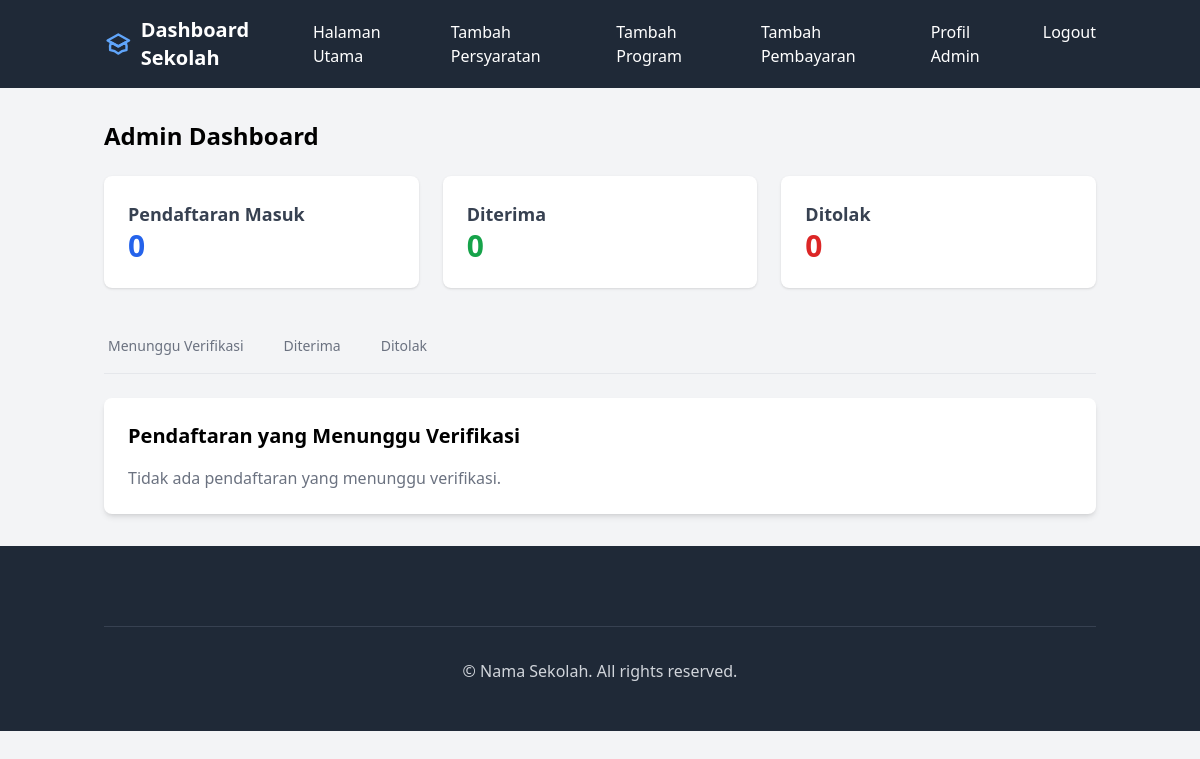
Before: /admin/admin/dashboard (signed in) with the older database file.
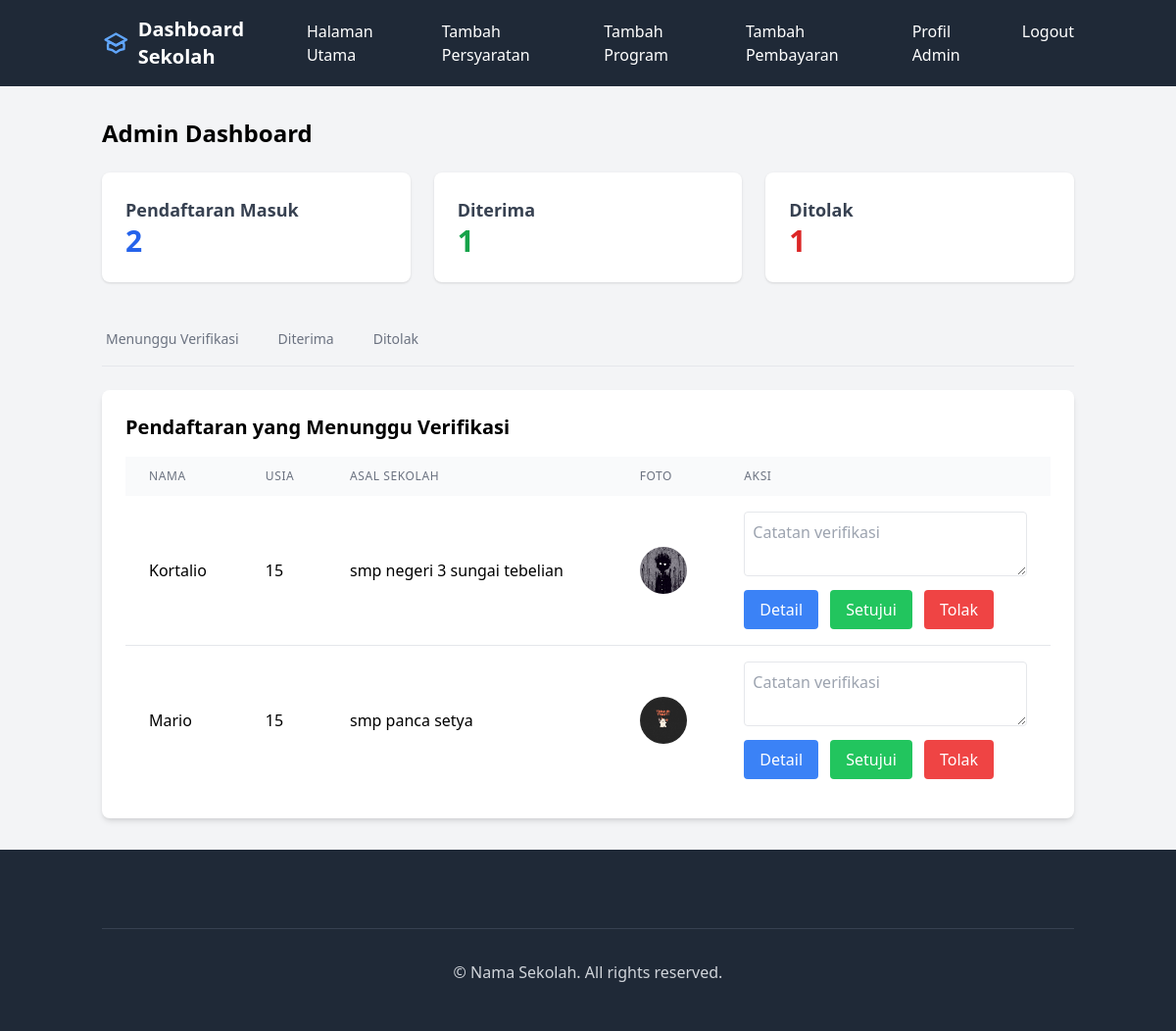
After: the same page with the newer database file.
### app/models.py (models this page shows, shortened)
class Form(db.Model):
    id = db.Column(db.Integer, primary_key=True)
    user_id = db.Column(db.Integer, db.ForeignKey('user.id'), nullable=False)
    student_name = db.Column(db.String(100), nullable=False)
    student_age = db.Column(db.Integer, nullable=False)
    student_email = db.Column(db.String(120), nullable=False)
    school_name = db.Column(db.String(100), nullable=False)
    image_path = db.Column(db.String(255), nullable=False)
    document_path = db.Column(db.String(255), nullable=False)
    status = db.Column(db.String(20), nullable=False, default='pending')
    verified_by = db.Column(db.Integer, db.ForeignKey('user.id'), nullable=True)
    verification_date = db.Column(db.DateTime, nullable=True)
    verification_note = db.Column(db.Text, nullable=True)
    is_verified = db.Column(db.Boolean, default=False)
    timestamp = db.Column(db.DateTime, default=datetime.utcnow)
    payment_status = db.Column(db.String(50), default='unpaid')  # unpaid, pending_verification, verified
    payment_proof = db.Column(db.String(255), nullable=True)
    payment_verified_at = db.Column(db.DateTime, nullable=True)
    payment_verified_by = db.Column(db.Integer, db.ForeignKey('user.id'), nullable=True)

### app/routes/admin.py (the view)
@admin_bp.route('admin/dashboard')
@login_required
@admin_required
def dashboard():
    pending_forms = Form.query.filter_by(status='pending').all()
    approved_forms = Form.query.filter_by(status='approved').order_by(Form.verification_date.desc()).all()
    rejected_forms = Form.query.filter_by(status='rejected').order_by(Form.verification_date.desc()).all()
    pending_count = len(pending_forms)
    approved_count = len(approved_forms)
    rejected_count = len(rejected_forms)
    return render_template('parts/admindashboard.html',
                         pending_forms=pending_forms,
                         approved_forms=approved_forms,
                         rejected_forms=rejected_forms,
                         pending_count=pending_count,
                         approved_count=approved_count,
                         rejected_count=rejected_count)

### app/routes/admin.py (called while the page is built)
def admin_required(f):
    @wraps(f)
    def decorated_function(*args, **kwargs):
        if not current_user.is_authenticated or current_user.role != UserRole.ADMIN.value:
            flash('Anda tidak memiliki akses ke halaman ini.', 'error')
            return redirect(url_for('index_bp.index'))
        return f(*args, **kwargs)
    return decorated_function

### app/templates/parts/admindashboard.html (shortened to what this page needs)
{% extends "adminbase.html" %}
{% block content %}
<div class="container mx-auto px-4 py-8">
    <h1 class="text-2xl font-bold mb-6">Admin Dashboard</h1>
    <div class="grid grid-cols-1 md:grid-cols-3 gap-6 mb-8">
        <div class="bg-white rounded-lg shadow p-6">
            <h3 class="text-lg font-semibold text-gray-700">Pendaftaran Masuk</h3>
            <p class="text-3xl font-bold text-blue-600">{{ pending_count }}</p>
        </div>
        <div class="bg-white rounded-lg shadow p-6">
            <h3 class="text-lg font-semibold text-gray-700">Diterima</h3>
            <p class="text-3xl font-bold text-green-600">{{ approved_count }}</p>
        </div>
        <div class="bg-white rounded-lg shadow p-6">
            <h3 class="text-lg font-semibold text-gray-700">Ditolak</h3>
            <p class="text-3xl font-bold text-red-600">{{ rejected_count }}</p>
        </div>
    </div>
    <div class="mb-6">
        <div class="border-b border-gray-200">
            <nav class="-mb-px flex space-x-8" aria-label="Tabs">
                <button onclick="showTab('pending')"
                        class="tab-button border-b-2 border-transparent px-1 py-4 text-sm font-medium text-gray-500 hover:border-gray-300 hover:text-gray-700">
                    Menunggu Verifikasi
                </button>
                <button onclick="showTab('approved')"
                        class="tab-button border-b-2 border-transparent px-1 py-4 text-sm font-medium text-gray-500 hover:border-gray-300 hover:text-gray-700">
                    Diterima
                </button>
                <button onclick="showTab('rejected')"
                        class="tab-button border-b-2 border-transparent px-1 py-4 text-sm font-medium text-gray-500 hover:border-gray-300 hover:text-gray-700">
                    Ditolak
                </button>
            </nav>
        </div>
    </div>
    <div id="pending-tab" class="tab-content bg-white shadow-md rounded-lg p-6">
        <h2 class="text-xl font-semibold mb-4">Pendaftaran yang Menunggu Verifikasi</h2>
        {% if pending_forms %}
        <div class="overflow-x-auto">
            <table class="min-w-full table-auto">
                <thead class="bg-gray-50">
                    <tr>
                        <th class="px-6 py-3 text-left text-xs font-medium text-gray-500 uppercase tracking-wider">Nama</th>
                        <th class="px-6 py-3 text-left text-xs font-medium text-gray-500 uppercase tracking-wider">Usia</th>
                        <th class="px-6 py-3 text-left text-xs font-medium text-gray-500 uppercase tracking-wider">Asal Sekolah</th>
                        <th class="px-6 py-3 text-left text-xs font-medium text-gray-500 uppercase tracking-wider">Foto</th>
                        <th class="px-6 py-3 text-left text-xs font-medium text-gray-500 uppercase tracking-wider">Aksi</th>
                    </tr>
                </thead>
                <tbody class="bg-white divide-y divide-gray-200">
                    {% for form in pending_forms %}
                    <tr>
                        <td class="px-6 py-4">{{ form.student_name }}</td>
                        <td class="px-6 py-4">{{ form.student_age }}</td>
                        <td class="px-6 py-4">{{ form.school_name }}</td>
                        <td class="px-6 py-4">
                            <img src="{{ url_for('static', filename='uploads/student_images/' + form.image_path) }}"
                                 alt="Student photo"
                                 class="h-12 w-12 rounded-full object-cover">
                        </td>
                        <td class="px-6 py-4">
                            <form action="{{ url_for('admin_bp.verify_form', form_id=form.id) }}" method="POST" class="space-y-2">
                                <textarea name="note" class="w-full p-2 border rounded" placeholder="Catatan verifikasi"></textarea>
                               <div class="space-x-2">
                                    <a href="{{ url_for('admin_bp.student_detail', form_id=form.id) }}"
                                       class="inline-block bg-blue-500 text-white px-4 py-2 rounded hover:bg-blue-600">
                                        Detail
                                    </a>
                                    <button type="submit" name="action" value="approve"
                                            class="bg-green-500 text-white px-4 py-2 rounded hover:bg-green-600">
                                        Setujui
                                    </button>
                                    <button type="submit" name="action" value="reject"
                                            class="bg-red-500 text-white px-4 py-2 rounded hover:bg-red-600">
                                        Tolak
                                    </button>
                                </div>
                            </form>
                        </td>
                    </tr>
                    {% endfor %}
                </tbody>
            </table>
        </div>
        {% else %}
        <p class="text-gray-500">Tidak ada pendaftaran yang menunggu verifikasi.</p>
        {% endif %}
    </div>
</div>
{% endblock %}

### app/templates/adminbase.html (shortened to what this page needs)
<!DOCTYPE html>
<html lang="en">
<head>
    <script src="https://cdn.tailwindcss.com"></script>
</head>
<body class="bg-gray-100">
    <nav class="bg-gray-800 text-white">
        <div class="container mx-auto px-4">
            <div class="flex justify-between items-center py-4">
                <div class="flex items-center space-x-2">
                    <a class="text-xl font-bold">Dashboard Sekolah</a>
                </div>
                <div class="hidden md:flex space-x-8">
                    <a href="{{ url_for('index_bp.index') }}" class="hover:text-blue-400 transition-colors">Halaman Utama</a>
                    <a href="#" class="hover:text-blue-400 transition-colors"> Tambah Persyaratan</a>
                    <a href="#" class="hover:text-blue-400 transition-colors"> Tambah Program</a>
                    <a href="#" class="hover:text-blue-400 transition-colors">Tambah Pembayaran</a>
                    {% if current_user.is_authenticated %}
                        <a href="#" class="hover:text-blue-400 transition-colors">Profil Admin</a>
                        <a href="{{ url_for('auth_bp.login') }}" class="hover:text-blue-400 transition-colors">Logout</a>
                    {% else %}
                        <a href="{{ url_for('auth_bp.login') }}" class="hover:text-blue-400 transition-colors">Login</a>
                    {% endif %}
                </div>
            </div>
        </div>
    </nav>
    {% block content %}{% endblock %}
    <footer class="bg-gray-800 text-gray-300">
        <div class="container mx-auto px-4 py-12">
            <div class="border-t border-gray-700 mt-8 pt-8 text-center">
                <p>&copy; Nama Sekolah. All rights reserved.</p>
            </div>
        </div>
    </footer>
</body>
</html>

Changed rows visible on the page:
added Form: student_name "Kortalio", student_age "15", school_name "smp negeri 3 sungai tebelian", image_path (picture)
added Form: student_name "Mario", student_age "15", school_name "smp panca setya", image_path (picture)
Other visible differences:
{{ pending_count }}: "0" → "2"
{{ approved_count }}: "0" → "1"
{{ rejected_count }}: "0" → "1"
text no longer shown: "Tidak ada pendaftaran yang menunggu verifikasi."
text now shown: "NAMA USIA ASAL SEKOLAH FOTO AKSI"
